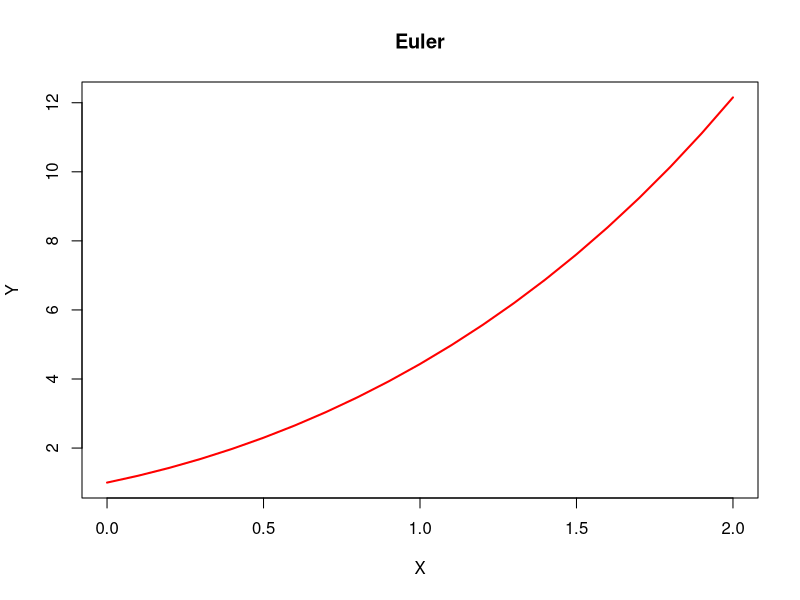

The R source for this figure:
#install.packages("phaseR")
#install.packages("pracma")
#library(phaseR)
library(pracma)

f <- function(x, y) {x+y+1-x^2}

metodoEuler <- function(f, h, xi, yi, xf)
{
  N = (xf - xi) / h
  x = y = numeric(N+1)
  x[1] = xi; 
  y[1] = yi;
  i = 1
  while (i <= N)
  {
    x[i+1] = x[i]+h
    y[i+1] = y[i]+(h*f(x[i],y[i]))
    i = i+1
  }
  return (data.frame(X = x, Y = y))
}

e1 = metodoEuler(f, 0.1, 0, 1, 2)

e1[nrow(e1),]


plot(e1$X,e1$Y, type='l', lwd=2, col='red', 
      main="Euler",xlab="X", ylab="Y")
